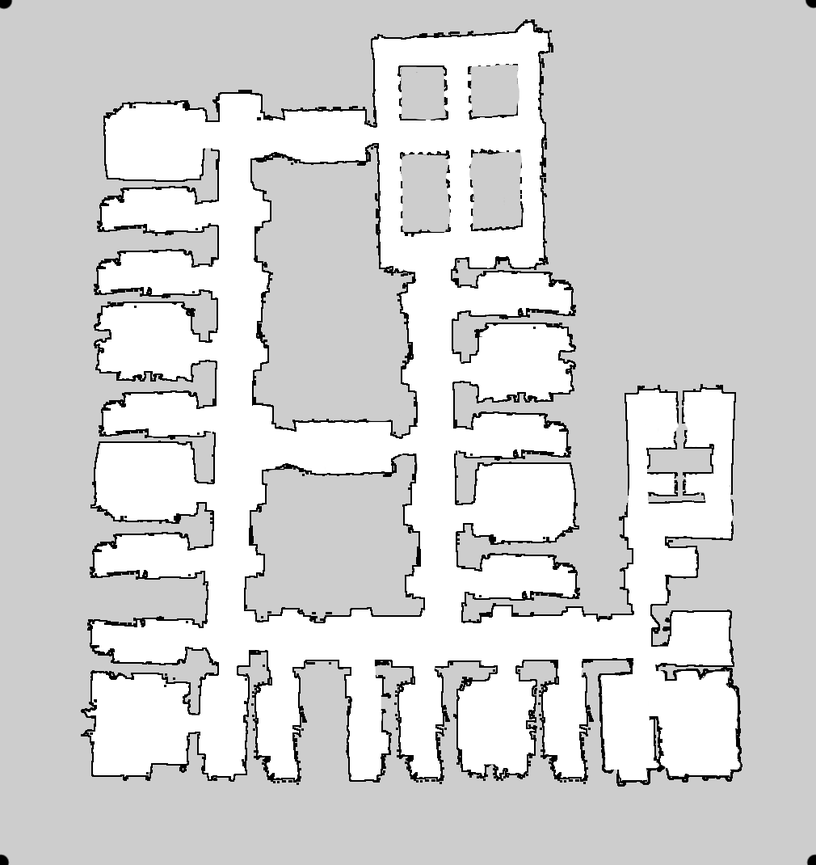
#> input picture config/world/diag_floor_b1.png, 816 x 865 px, shrunk from 1010 x 1070 before the run
$ jupyter execute occgrid2topomap.ipynb
#> lines starting #> are read from the running program, lines starting #| are printed output that depends on the picture; after the words box and inside, x2 and y2 are one past the last pixel; in counts of white or black regions, pixels touching at a corner belong together
[cell 1]
import cv2 as cv
import numpy as np
import matplotlib.pyplot as plt

[cell 2]
blurr_scaling = 85
img = cv.imread('diag_floor_b1.png', 0)
#> img: shape (865, 816); min 0, max 255, mean 212.2
_, ref = cv.threshold(img, 240, 255, cv.THRESH_BINARY)
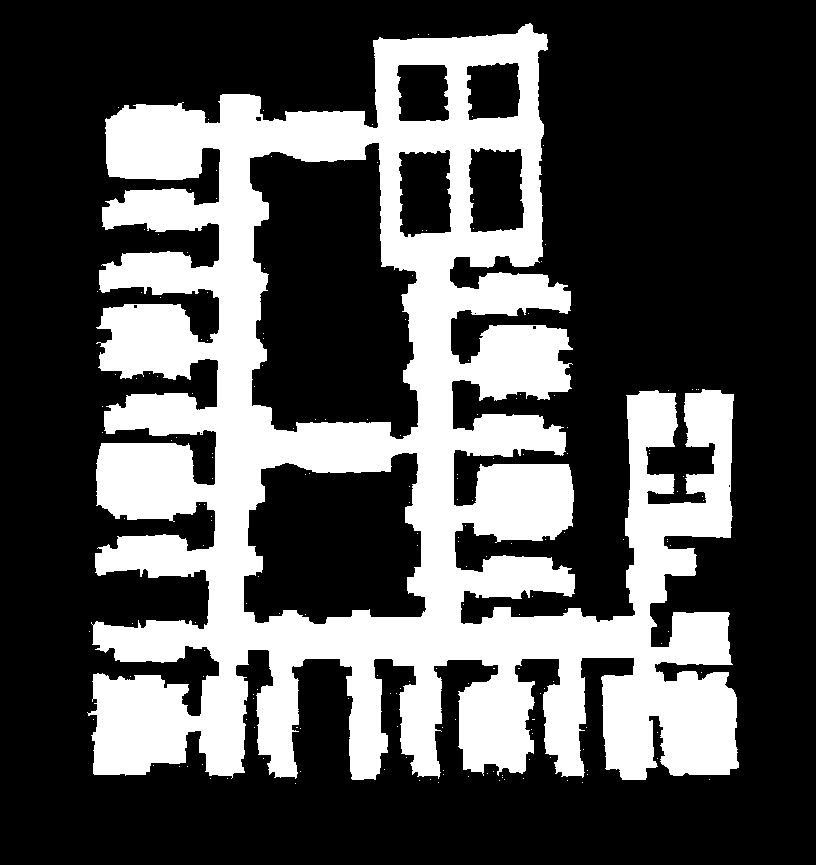
#> ref: shape (865, 816); 31.6% white; 180 white regions (179 under 20 px), largest, box (x1, y1, x2, y2) and area: (87, 23, 739, 780) 222858
bl = cv.GaussianBlur(ref, (blurr_scaling, blurr_scaling), -1, 0)
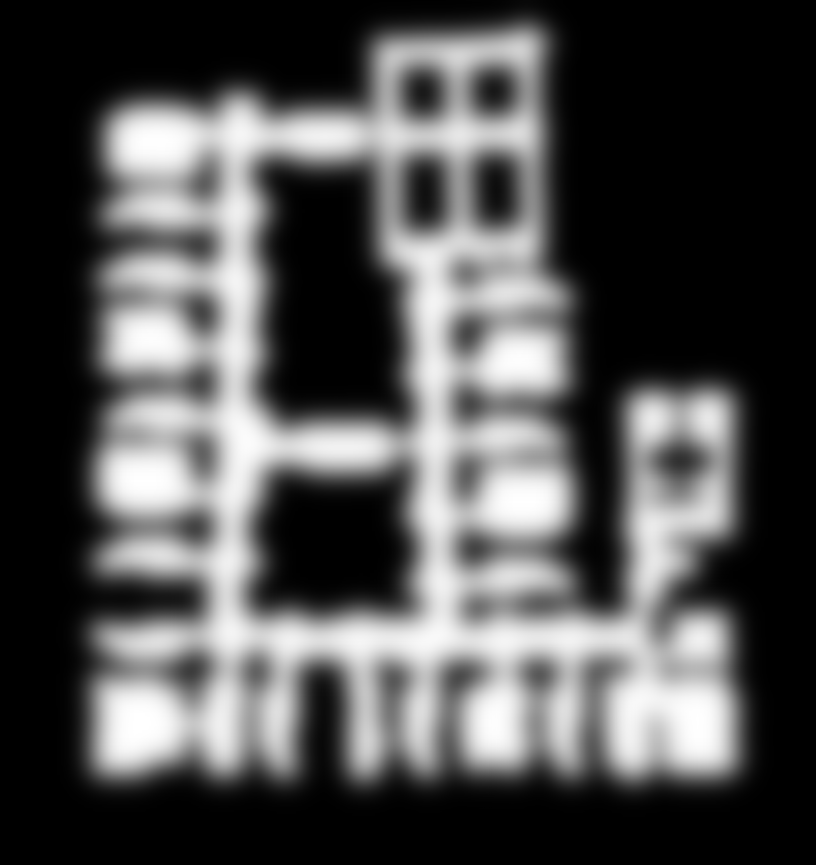
#> bl: shape (865, 816); min 0, max 255, mean 80.6

plt.figure(figsize=(5,5))
plt.imshow(bl, cmap='gray', interpolation='bicubic')

sobelx = np.absolute(cv.Sobel(bl, cv.CV_16S, 1, 0, ksize=3))
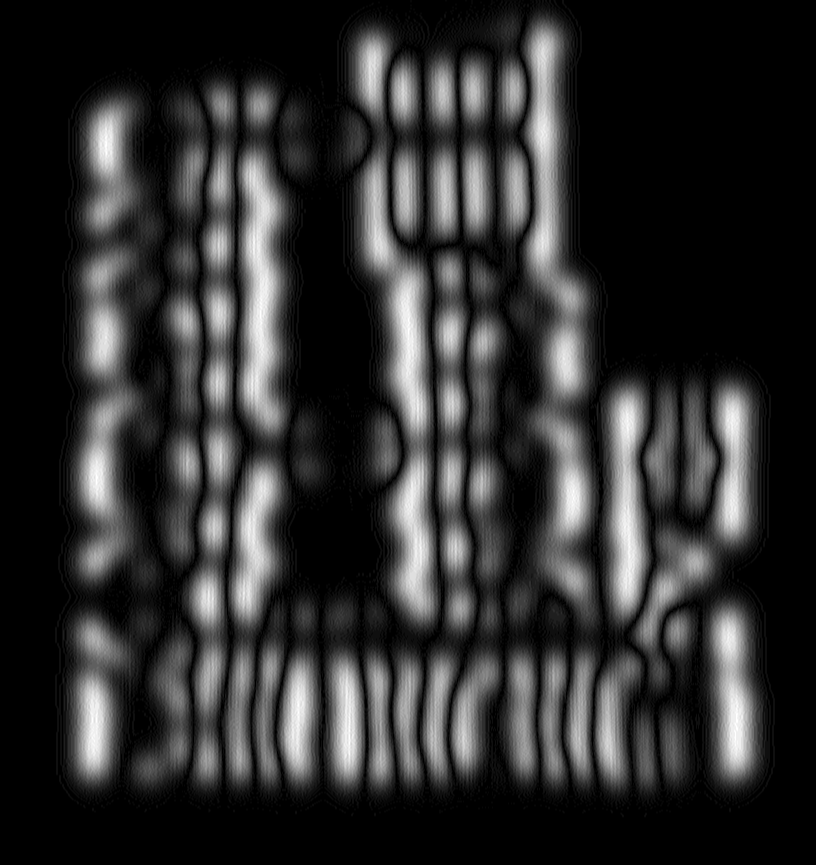
#> sobelx: shape (865, 816) int16; min 0, max 64, mean 11.7; drawn with min black and max white
sobely = np.absolute(cv.Sobel(bl, cv.CV_16S, 0, 1, ksize=3))
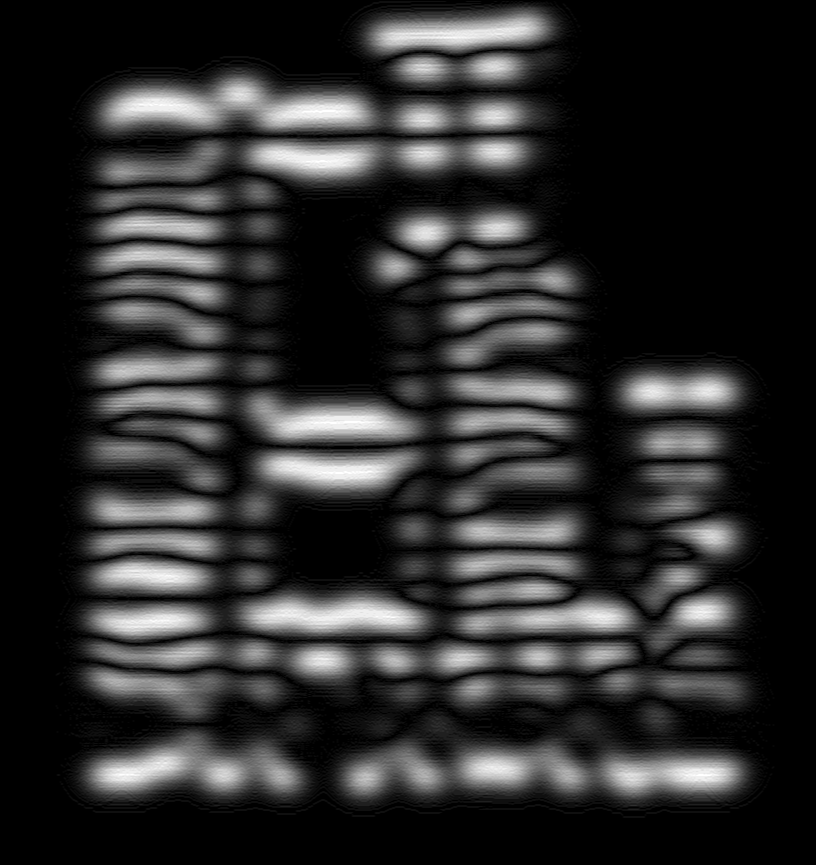
#> sobely: shape (865, 816) int16; min 0, max 64, mean 11.1; drawn with min black and max white

[cell 3]
x_component, y_component = sobelx, sobely
potential = x_component + y_component
potential = potential/np.max(potential)
potential[(ref == 0) | (potential > 0.3)] = 1.0
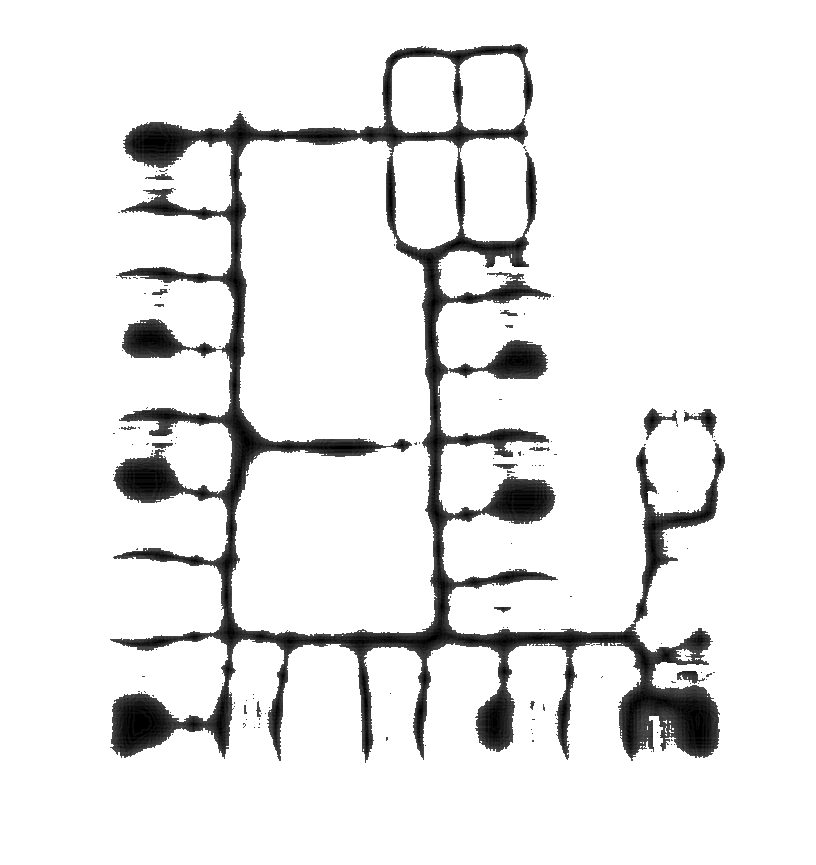
#> potential: shape (865, 816) float64; min 0, max 1, mean 0.913

plt.figure(figsize=(5,5))
plt.imshow(potential, cmap='gray', interpolation='bicubic')
print(potential[190:200, 190:200])
#| [[1. 1. 1. 1. 1. 1. 1. 1. 1. 1.]
#|  [1. 1. 1. 1. 1. 1. 1. 1. 1. 1.]
#|  [1. 1. 1. 1. 1. 1. 1. 1. 1. 1.]
#|  [1. 1. 1. 1. 1. 1. 1. 1. 1. 1.]
#|  [1. 1. 1. 1. 1. 1. 1. 1. 1. 1.]
#|  [1. 1. 1. 1. 1. 1. 1. 1. 1. 1.]
#|  [1. 1. 1. 1. 1. 1. 1. 1. 1. 1.]
#|  [1. 1. 1. 1. 1. 1. 1. 1. 1. 1.]
#|  [1. 1. 1. 1. 1. 1. 1. 1. 1. 1.]
#|  [1. 1. 1. 1. 1. 1. 1. 1. 1. 1.]]

[cell 4]
nodes = []
print(np.min(potential), np.max(potential))
#| 0.0 1.0

for i in range(potential.shape[0]):
    for j in range(potential.shape[1]):
        if potential[i, j] < 0.0001:
            found = False
            for n in range(len(nodes)):
                if abs(np.sum(np.linalg.norm(nodes[n] - np.array([i, j])))) < 50:
                    found = True
                    break
            if not found:
                nodes.append([i, j])
                if len(nodes)%10 == 0: print("added #", len(nodes))

nodes = np.array(nodes)
print(nodes.shape)
#| (55, 2)

[cell 5]
circ = cv.imread('diag_floor_b1.png', 0)
for n in nodes:
    cv.circle(circ, (n[1], n[0]), 15, (0, 0, 0), thickness=-1)
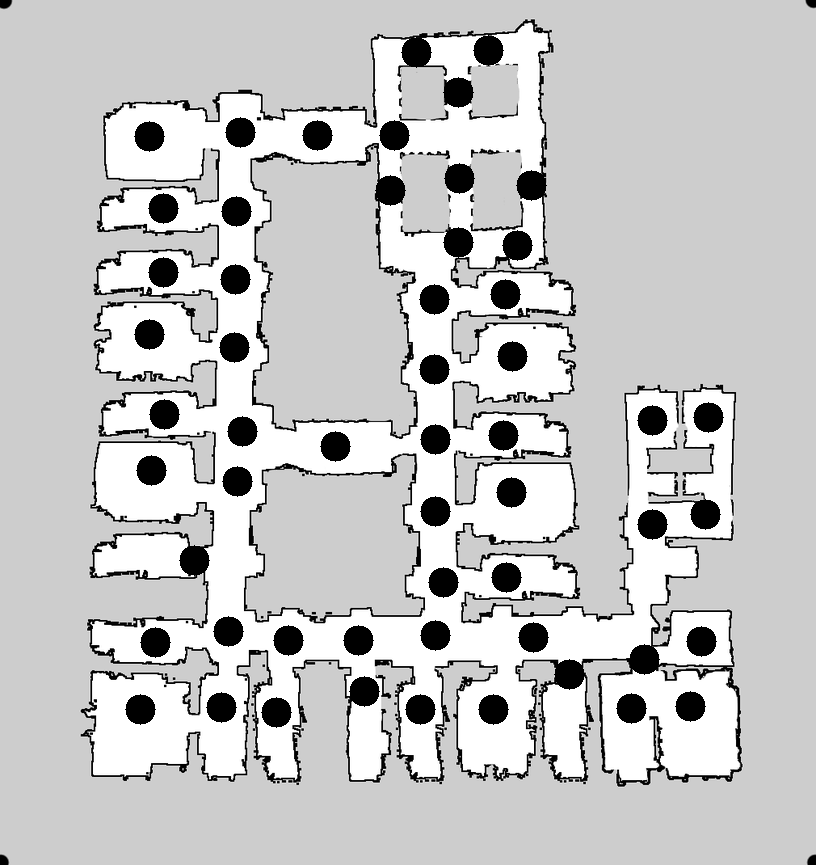
#> circ: shape (865, 816); min 0, max 255, mean 198.3

plt.figure(figsize=(5,5))
plt.imshow(circ, cmap='gray')

$ run again, with config/world/simple_corridor.png copied over config/world/diag_floor_b1.png
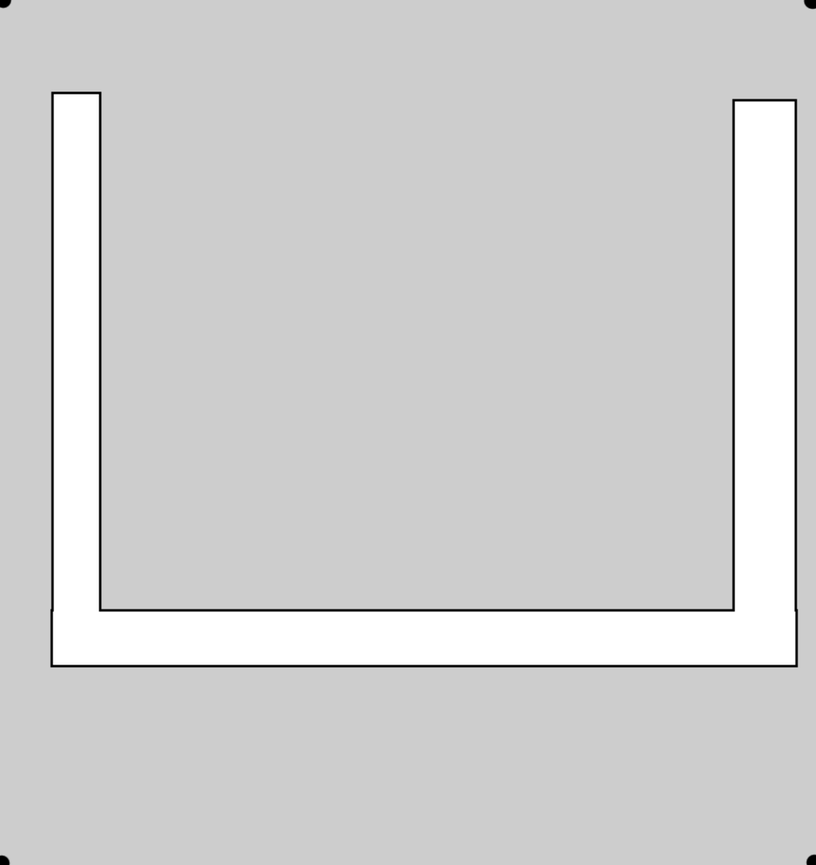
#> input picture config/world/simple_corridor.png, 816 x 865 px, shrunk from 1010 x 1070 before the run
#> img is the input picture: shape (865, 816); min 0, max 255, mean 209
#> `_, ref = cv.threshold(img, 240, 255, cv.THRESH_BINARY)`:
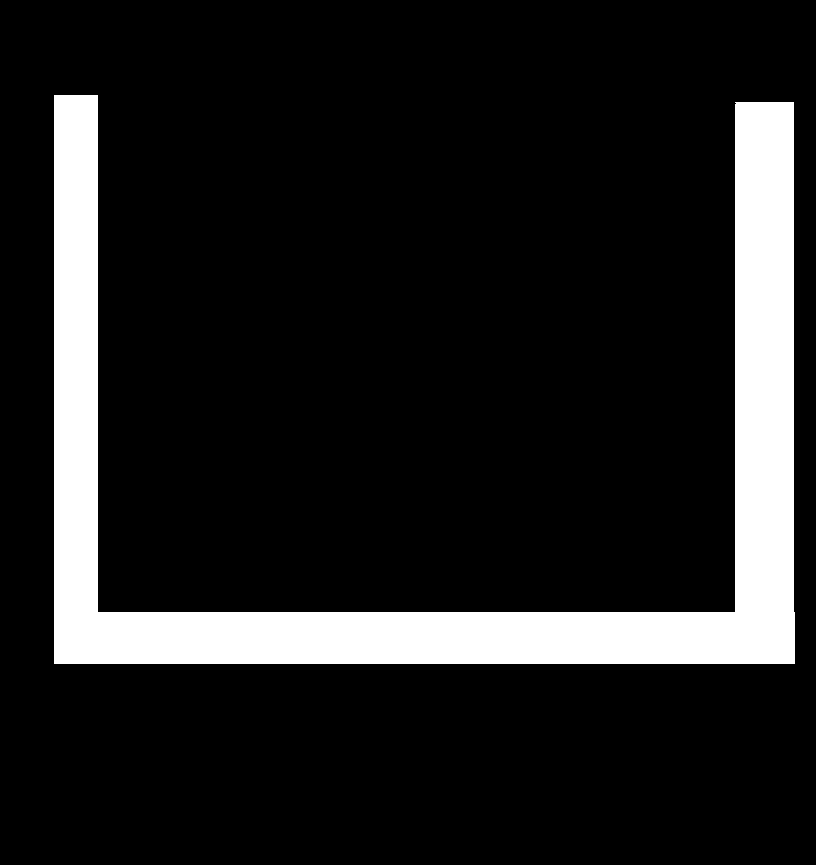
#> ref: shape (865, 816); 12.9% white; 1 white region, box (x1, y1, x2, y2) and area: (54, 95, 795, 664) 91369
#| [[1. 1. 1. 1. 1. 1. 1. 1. 1. 1.]
#|  [1. 1. 1. 1. 1. 1. 1. 1. 1. 1.]
#|  [1. 1. 1. 1. 1. 1. 1. 1. 1. 1.]
#|  [1. 1. 1. 1. 1. 1. 1. 1. 1. 1.]
#|  [1. 1. 1. 1. 1. 1. 1. 1. 1. 1.]
#|  [1. 1. 1. 1. 1. 1. 1. 1. 1. 1.]
#> (further printed lines are left out)
#| 0.0 1.0
#| (22, 2)
#> after the loop `for n in nodes:`:
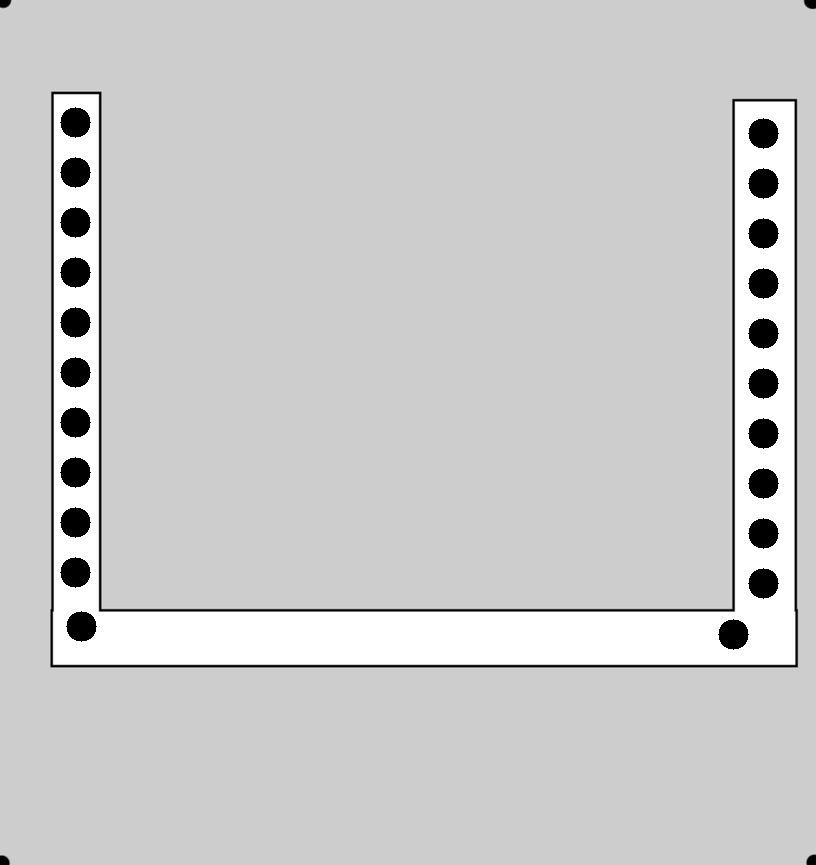
#> circ: shape (865, 816); 2.21% of pixels changed, all inside (x1, y1, x2, y2) = (60, 107, 779, 650)
